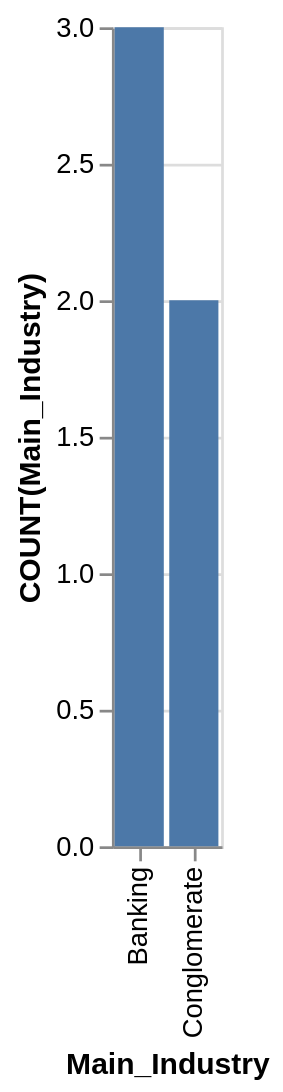

Write a Vega-Lite specification for this figure.
### Vega-Lite specification from a JSON file in a GitHub repository (floating-point values rounded to 4 significant figures)
{"data": {"values": [{"x_data": "Banking", "y_data": 3}, {"x_data": "Conglomerate", "y_data": 2}]}, "mark": "bar", "encoding": {"x": {"field": "x_data", "type": "nominal", "title": "Main_Industry", "sort": "ascending"}, "y": {"field": "y_data", "type": "quantitative", "title": "COUNT(Main_Industry)"}}}
